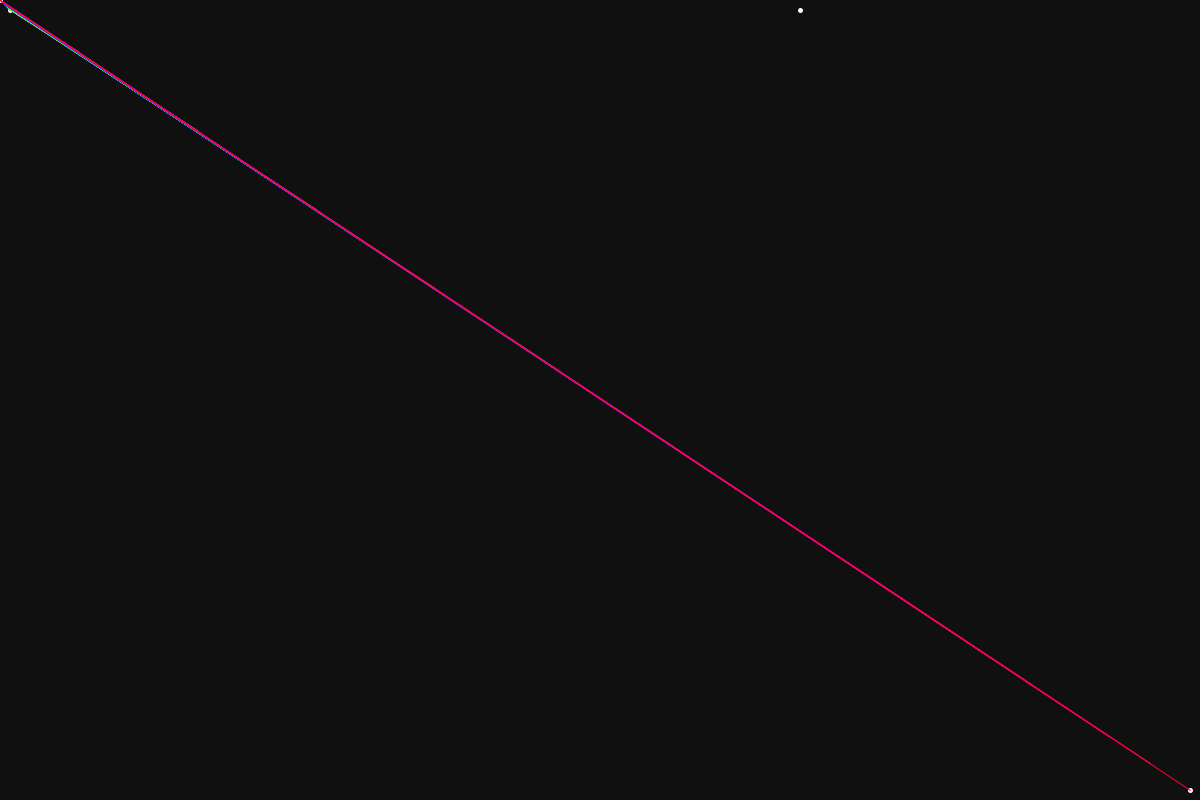
Frame 1 (no input)
Frame 60 (the mouse pressed at the canvas centre just before this capture): identical to frame 1, image omitted
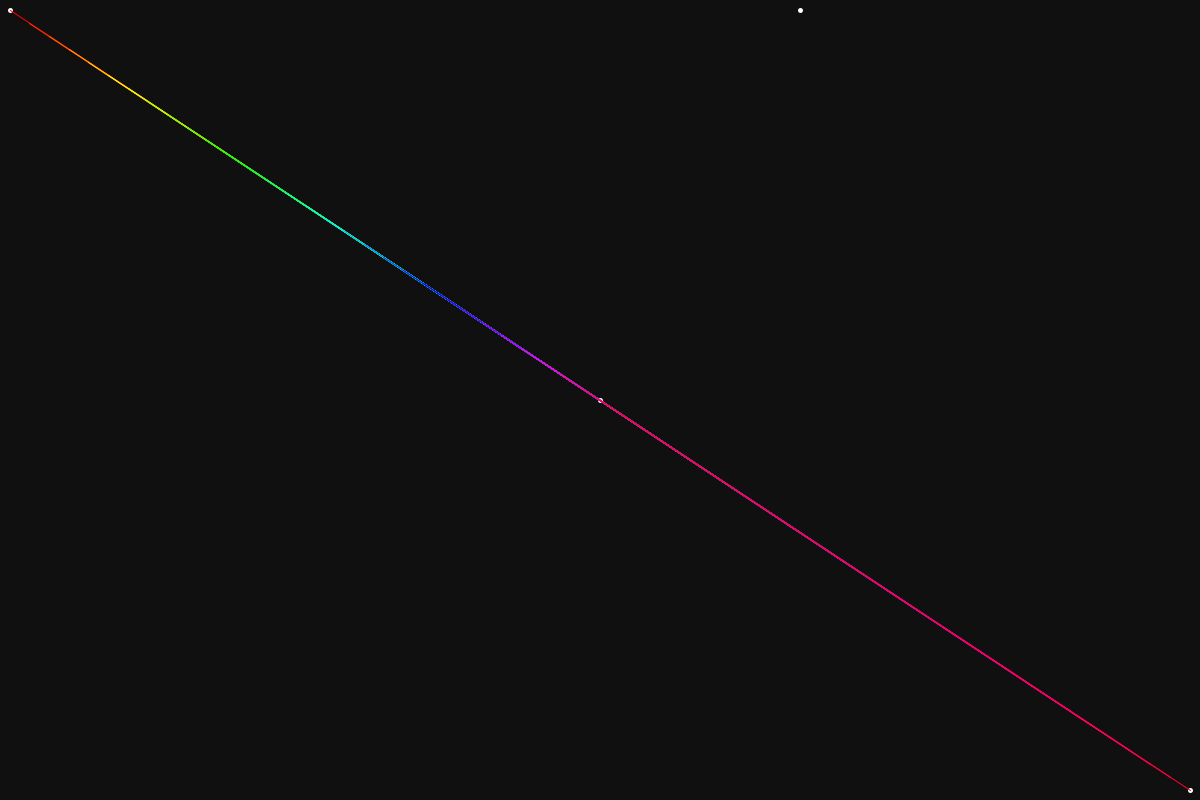
Frame 120 (the mouse held since frame 60 and released just before this capture)

The Processing sketch that drew these frames (run headless with seeded random() and noise(); from frame 60 on, the mouse is pressed at the canvas centre):

// Processing sketch: bezier
// ── bezier.pde
// Inspired by the video by The Coding Train on Youtube with the title
// What is the secret behind the curve algorithm invented by a French auto engineer? CC 163: Bézier
// https://www.youtube.com/watch?v=enNfb6p3j_g


PVector start;
PVector end;
PVector controlMouse = new PVector(0, 0);
PVector controlFixed;
int offset = 10;
int n_steps = 30;
float[] t = new float[n_steps + 1];


void setup() {
    size(1200, 800);
    noCursor();
    noFill();
    start = new PVector(offset, offset);
    end = new PVector(width - offset, height - offset);
    controlFixed = new PVector(width * 2 / 3, offset);
    float n = (float)n_steps;
    for (int i = 0; i <= n_steps; i++) {
        t[i] = i / n;
    }
}


void draw() {
    colorMode(RGB, 255);
    background(16, 16, 16);

    controlMouse.x = mouseX;
    controlMouse.y = mouseY;

    stroke(255);
    strokeWeight(5);
    point(start.x, start.y);
    point(controlMouse.x, controlMouse.y);
    point(controlFixed.x, controlFixed.y);
    point(end.x, end.y);

    strokeWeight(1);
    getQuadraticBezier(start, controlMouse, end, true, true);
    // getCubicBezier(start, controlMouse, controlFixed, end, true, true);
}


PVector[] getQuadraticBezier(PVector start, PVector controlMouse, PVector end,
        boolean drawNet, boolean rainbow) {
    PVector[] result = new PVector[t.length];
    if (rainbow) {
        colorMode(HSB, t.length);
    } else {
        colorMode(RGB, 255);
        stroke(255);
    }
    for (int i = 0; i < t.length; i++) {
        float t_ = t[i];
        PVector p1 = PVector.lerp(start, controlMouse, t_);
        PVector p2 = PVector.lerp(controlMouse, end, t_);
        result[i] = PVector.lerp(p1, p2, t_);
        if (drawNet) {
            if (rainbow) {
                stroke(i, t.length, t.length);
            }
            line(p1.x, p1.y, p2.x, p2.y);
        }
    }
    return result;
}


PVector[] getCubicBezier(PVector start, PVector control1, PVector control2, PVector end,
        boolean drawNet, boolean rainbow) {
    PVector[] first = getQuadraticBezier(start, control1, control2, false, false);
    PVector[] second = getQuadraticBezier(control1, control2, end, false, false);
    PVector[] result = new PVector[t.length];
    if (rainbow) {
        colorMode(HSB, t.length);
    } else {
        colorMode(RGB, 255);
        stroke(255);
    }
    for (int i = 0; i < t.length; i++) {
        float t_ = t[i];
        PVector p1 = first[i];
        PVector p2 = second[i];
        result[i] = PVector.lerp(p1, p2, t_);
        if (drawNet) {
            if (rainbow) {
                stroke(i, t.length, t.length);
            }
            line(p1.x, p1.y, p2.x, p2.y);
        }
    }
    return result;
}
